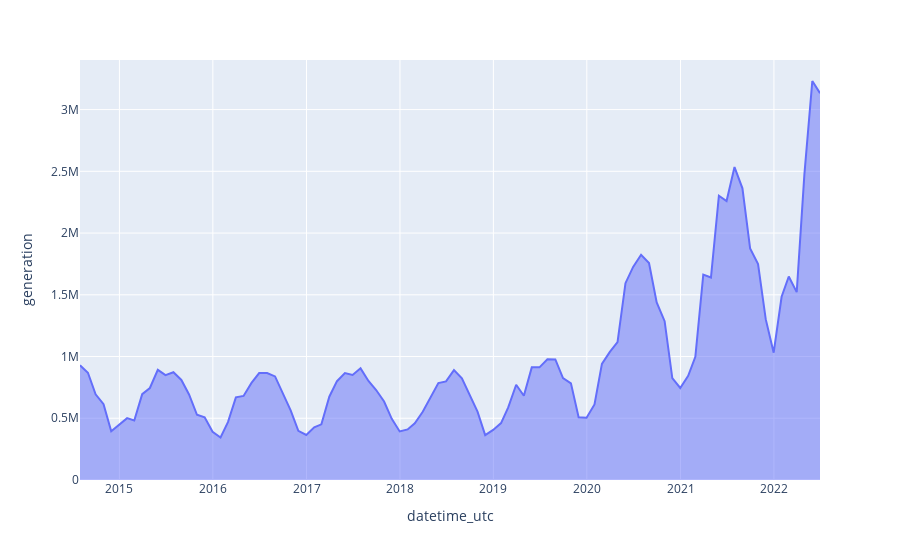

Notebook code cell kept with this figure:
### Code cell
px.area(data_frame=df_component, 
        x=df_component.index, 
        y='generation',
        )
